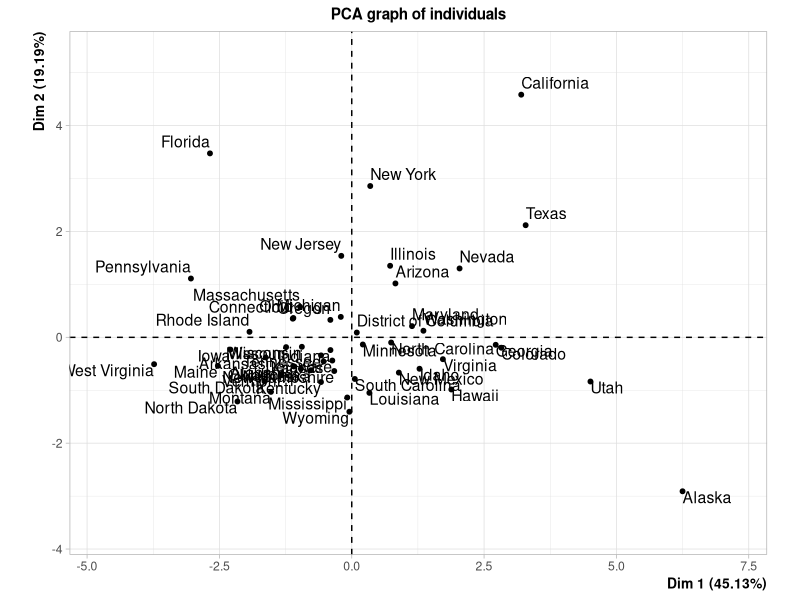
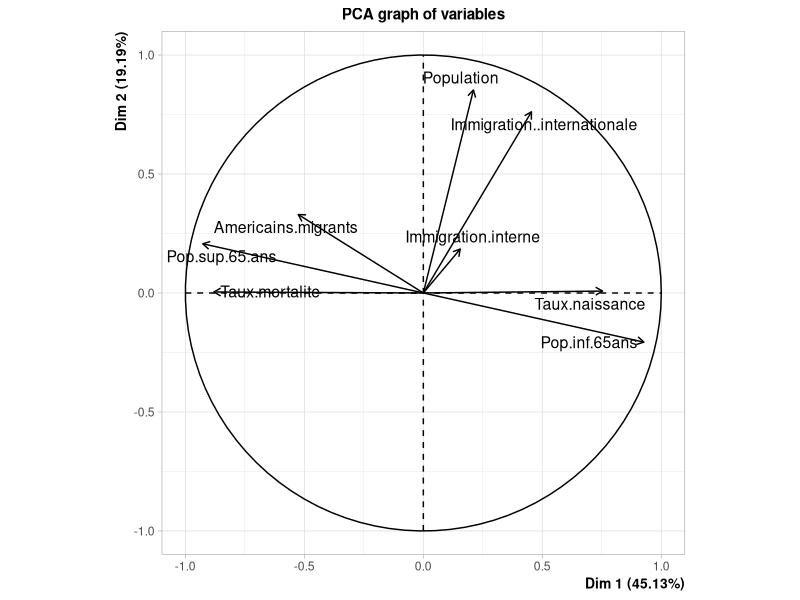
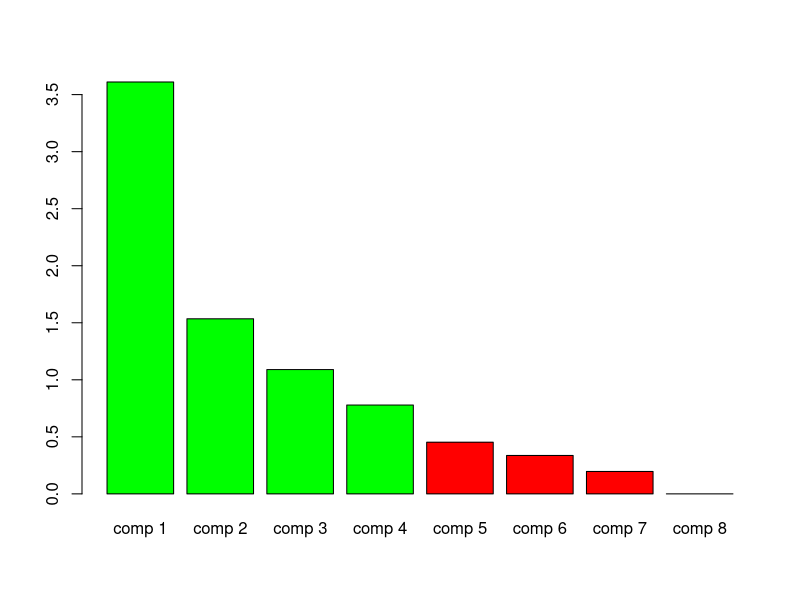
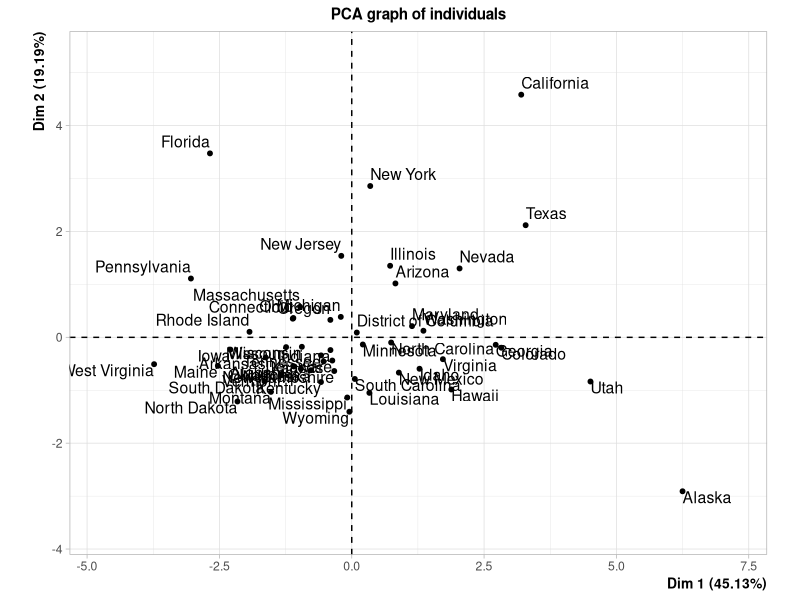
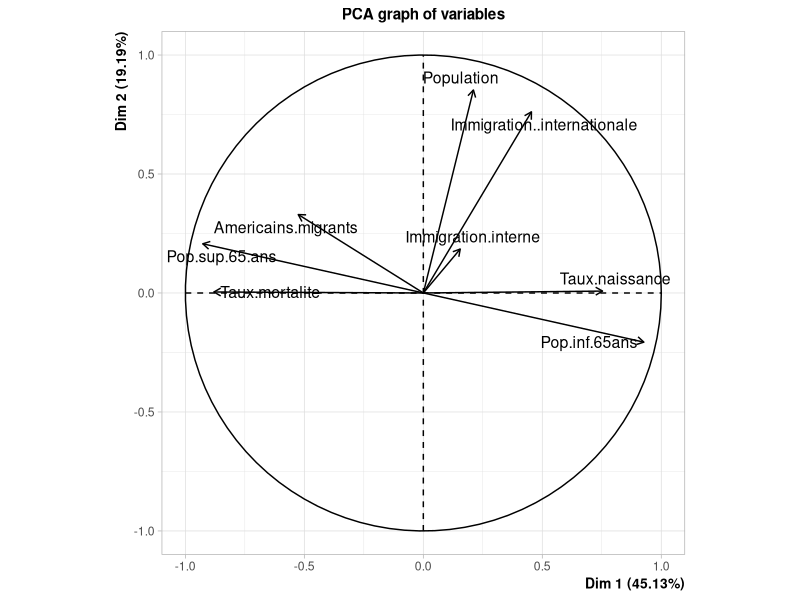
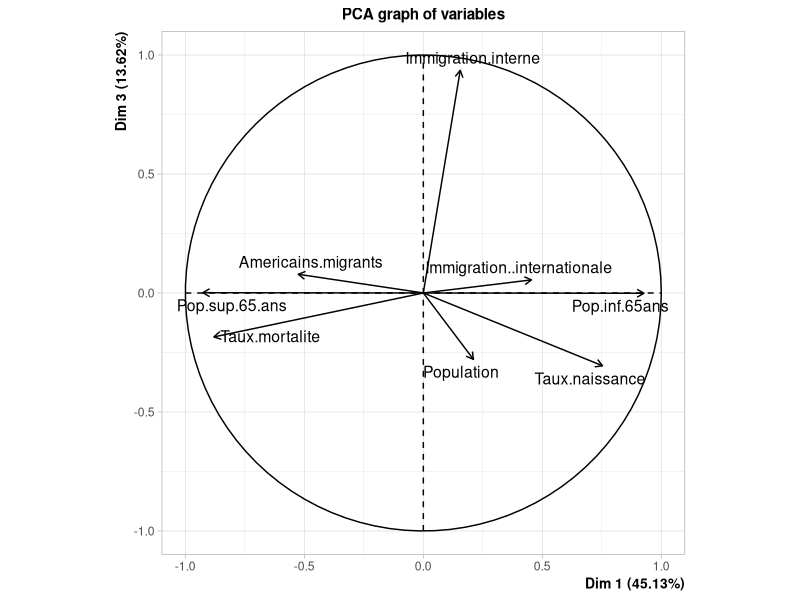
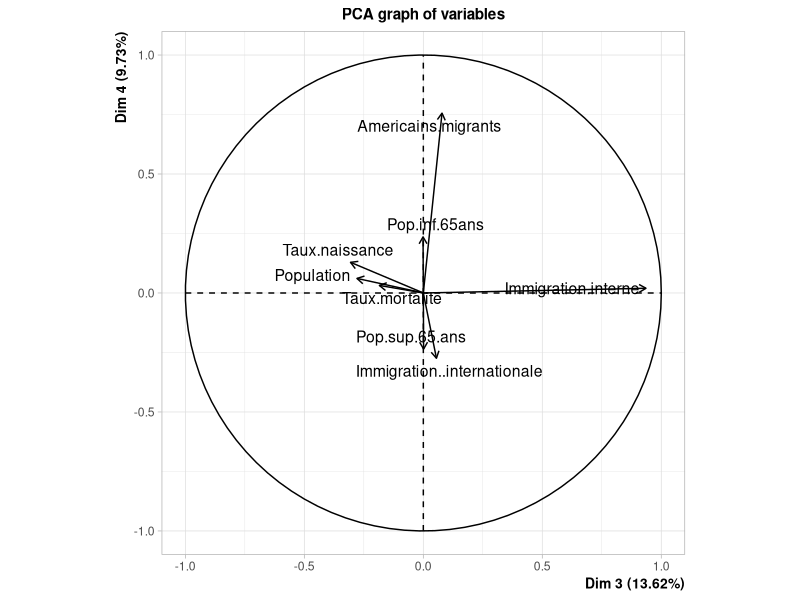
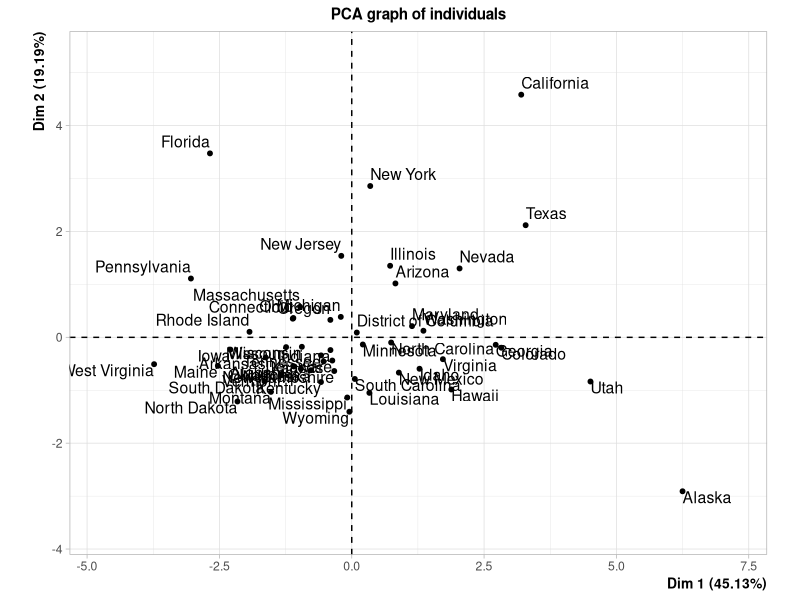

Write R code to recreate these figures, in order.
## ---- chunk 1
donnees<-read.csv2("Etat.csv",header=T,sep=";",dec=",",na.strings="NA")
row.names(donnees) <- as.character(donnees$Etat)
donnees$Etat <- NULL
## ---- chunk 2
library(FactoMineR)
res.pca =PCA(donnees, scale.unit=TRUE, graph=T)
## ---- chunk 3
vp <- res.pca$eig
vp
## ---- chunk 4
sum(res.pca$eig[,1])
## ---- chunk 5
vp
par(mfrow=(c(1,1)))
pc <- c("green","green","green","green","red","red","red","red")
barplot(vp[,1], col = pc)

## ---- chunk 6
ncp <- 4
psi<-res.pca$ind$coord
psi[,1:ncp]

## ---- chunk 7
cos2<-res.pca$ind$cos2
psi2<-psi*psi
s<-apply(psi2[,], MARGIN=1,FUN=sum)
sncp<-apply(psi2[,1:ncp], MARGIN=1,FUN=sum)
qlt<-sncp/s
sort(qlt, decreasing=T)
## ---- chunk 8
cos2<-res.pca$ind$cos2
psi2<-psi*psi
s<-apply(psi2[,], MARGIN=1,FUN=sum)
s2<-apply(psi2[,1:2], MARGIN=1,FUN=sum)
qlt2<-s2/s
sort(qlt2, decreasing=T)
## ---- chunk 9
plot.PCA(res.pca, axes =c(1,2), choix = "ind")
## ---- chunk 10
contrib<-res.pca$ind$contrib
sort(contrib[,1], decreasing= T)
## ---- chunk 11
ncp <- 4
phi<-res.pca$var$coord[,1:ncp]
phi
## ---- chunk 12
cos2<-res.pca$var$cos2
cos2
## ---- chunk 13
apply(cos2[,1:2],1,sum)
## ---- chunk 14
ncp <- 4
apply(cos2[,1:ncp],1,sum)
## ---- chunk 15
plot.PCA(res.pca, axes=c(1,2), choix="var")

## ---- chunk 16
plot.PCA(res.pca, axes=c(1,3), choix="var")

## ---- chunk 17
plot.PCA(res.pca, axes=c(3,4), choix="var")

## ---- chunk 18
plot.PCA(res.pca, axes =c(1,2))
## ---- chunk 19
plot.PCA(res.pca, axes =c(1,3))
## ---- chunk 20
plot.PCA(res.pca, axes =c(3,4))
